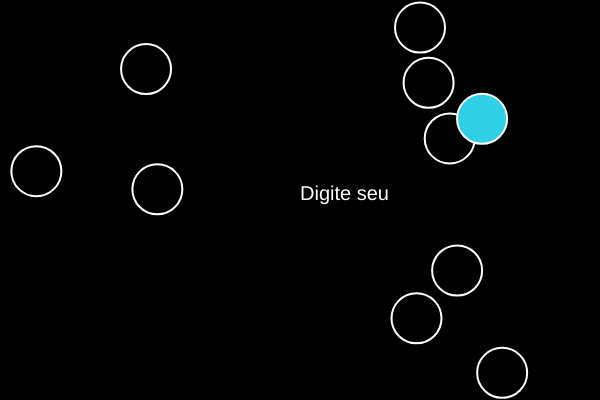
Frame 1 (no input)
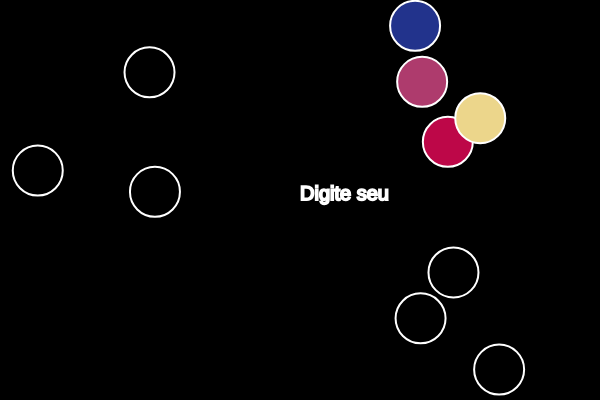
Frame 60 (no input)
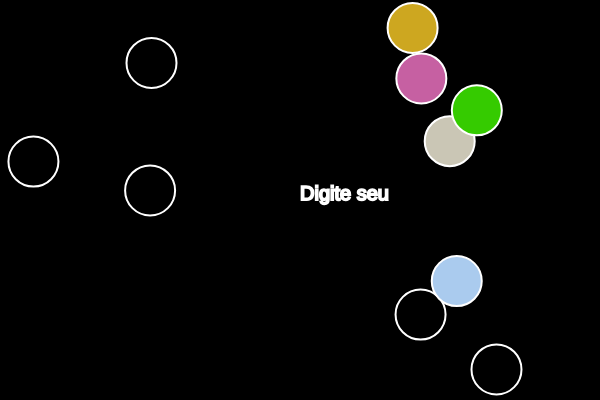
Frame 120 (the mouse pressed at the canvas centre since frame 60)

The p5.js sketch that drew these frames (run headless with seeded random() and noise() and a simulated clock; from frame 60 on, the mouse is pressed at the canvas centre):

// p5.js sketch
// ── sketch.js
var ball = [];
var button;
var col;
var slider;
var input;
var paraG;
function setup() {
  createCanvas(600, 400);
  col = color(0, 0, 0);
  
  paraG = createP('god plz help');
  button = createButton("Click me");
  slider = createSlider(0, 100, 45);
  input = createInput('Digite seu');
  button.mousePressed(isPushed);
  
  for(var i = 0; i < 10; i++){
    ball[i] = new Ball(random(0, width), random(0, height));
  }
  
}


function isPushed(){
  col = color(random(0, 255), random(0, 255), random(0, 255));
}

function draw() {
  background(col);
  fill(255);
  textSize(20);
  text(input.value(), width/2 , height/2);
  
  for(var i = 0; i < ball.length; i++){
    ball[i].display();
    ball[i].update();
    
    for(var j = i; j < ball.length; j++){
      if(ball[i].collide(ball[j]) && i != j){
      ball[i].changeColor();
      ball[j].changeColor();
      }  
    }
  }
  paraG.html(input.value()); 
   
}
// ── ball.js
function Ball(x, y){
  this.x = x;
  this.y = y;
  this.r = 25;
  this.col = color(0);
  this.display = function(){
    stroke(255);
    strokeWeight(2);
    fill(this.col);
    ellipse(this.x, this.y, this.r * 2);
  }
  
  this.update = function(){
    this.x += random(-1, 1);
    this.y += random(-1, 1);
  }
  
  this.changeColor = function(){
    this.col = color(random(0, 255), random(0, 255), random(0, 255));
  }

  this.collide = function(other){
    var d = dist(this.x, this.y, other.x, other.y);
    if(d < this.r + other.r){
      return true;
      } else {
        return false;
      }
  }
  
}
